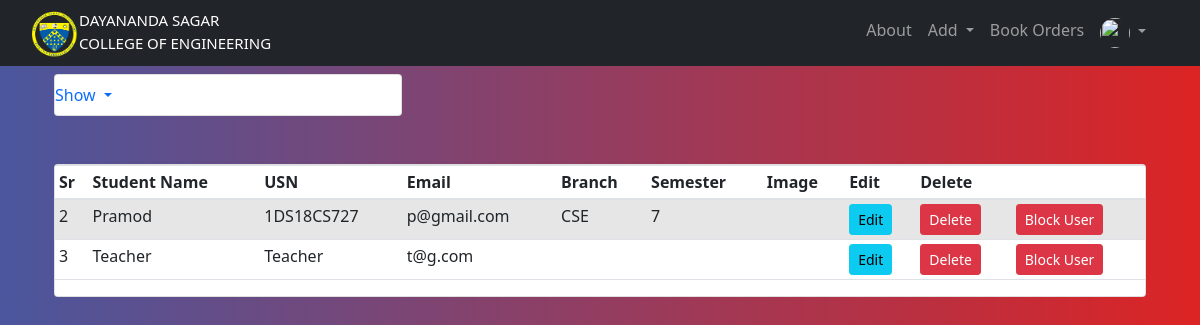
The page /student_list (signed in) on the database as committed earlier.
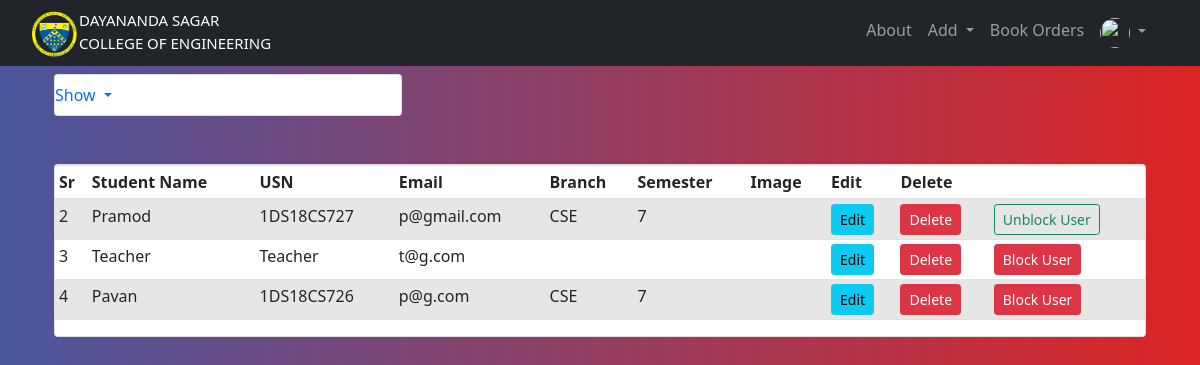
The same page on the database as committed later.
### website/models.py (models this page shows, shortened)
class User(db.Model,UserMixin):
        __searchable__ = ['usn']
        __tablename__='user'
        id = db.Column(db.Integer, primary_key=True)
        email = db.Column(db.String(150), unique=True)
        password=db.Column(db.String(150))
        first_name=db.Column(db.String(150))
        is_active = db.Column(db.Boolean,default=False)
        urole = db.Column(db.String(80))
        usn = db.Column(db.String(10))
        status = db.Column(db.String(10))
        department_id = db.Column(db.Integer, db.ForeignKey('department.id'),nullable=True)
        department = db.relationship('Department', backref=db.backref('user_departments',lazy=True))
        semester_id = db.Column(db.Integer, db.ForeignKey('semester.id'),nullable=True)
        semester = db.relationship('Semester', backref=db.backref('user_semesters',lazy=True))
        def is_active(self):
                return self.is_active
        def get_urole(self):
                return self.urole

class Department(db.Model):
        __searchable__ = ['name']
        id = db.Column(db.Integer, primary_key = True)
        name = db.Column(db.String(30), nullable = False, unique = True)

class Semester(db.Model):
        __searchable__ = ['name']
        id = db.Column(db.Integer, primary_key = True)
        name = db.Column(db.String(30), nullable = False, unique = True)

### website/show.py (the view)
@show.route('/student_list')
@login_required
@requires_access_level("admin")
def student_list():
    stu = User.query.all()
    return render_template('users_list.html',students=stu,user=current_user)

### website/views.py (called while the page is built)
def requires_access_level(access_level):
    def decorator(f):
        @wraps(f)
        def decorated_function(*args, **kwargs):
            if not current_user.is_authenticated:
                flash('Login to Access', 'error')
                return redirect(url_for('views.home'))
            if current_user.get_urole() not in access_level:
                logout_user()
                flash('You do not have access to this resource. You have been automatically Logged Out', 'error')
                return redirect(url_for('views.home'))
            return f(*args, **kwargs)
        return decorated_function
    return decorator

### website/templates/users_list.html (shortened to what this page needs)
{% extends "base.html" %} {% block title %}Users List{% endblock %}
{% block content %}
<br>
<br>
<div class="container">
  <div class="row">
      <div class="col-md-4">
          <div class="card mt-100">
              <ul class="navbar-nav me-auto mb-2 mb-lg-0">
              <li class="nav-item dropdown">
                  <a class="nav-link dropdown-toggle" href="#" id="navbarDropdown" role="button" data-bs-toggle="dropdown" aria-expanded="false">
                    Show
                  </a>
                </li>
              </ul>
          </div>
      </div>
  </div>
  </div>
  <br/>
<br/>
<div class="container">
  <div class="card">
  <table class="table table-sm table-condensed table-striped">
    <thead>
      <th>Sr</th>
      <th>Student Name</th>
      <th>USN</th>
      <th>Email</th>
      <th>Branch</th>
      <th>Semester</th>
      <th>Image</th>
      <th>Edit</th>
      <th>Delete</th>
      <th></th>
    </thead>
    <tbody>
      {% for user in students %}
      {% if user.urole=='student' %}
      <tr>
        <td>{{loop.index}}</td>
        <td>{{user.first_name}}</td>
        <td>{{user.usn}}</td>
        <td>{{user.email}}</td>
        <td>{{user.department.name}}</td>
        <td>{{user.semester.name}}</td>
        <td></td>
        <td><a href="#" class="btn btn-info btn-sm">Edit </a></td>
        <td>
        <button type="button" class="btn btn-danger btn-sm" data-toggle="modal" data-target="#">
        Delete
        </button>
        </td>
        {% if user.status=='Good' %}
        <td><a href="{{url_for('add.user_status',id= user.id)}}" class="btn btn-danger btn-sm">Block User</a></td>
        {% else %}
        <td><a href="{{url_for('add.user_status',id= user.id)}}" class="btn btn-outline-success btn-sm">Unblock User</a></td>
        {% endif %}
      </tr>
{% endif %}
{% endfor %}
{% endblock %}

Rows that differ between the two databases and show on the page:
changed User "Pramod": status "Block User" → "Unblock User"
added User: first_name "Pavan", usn "1DS18CS726", email "p@g.com", department.name "CSE", semester.name "7"
